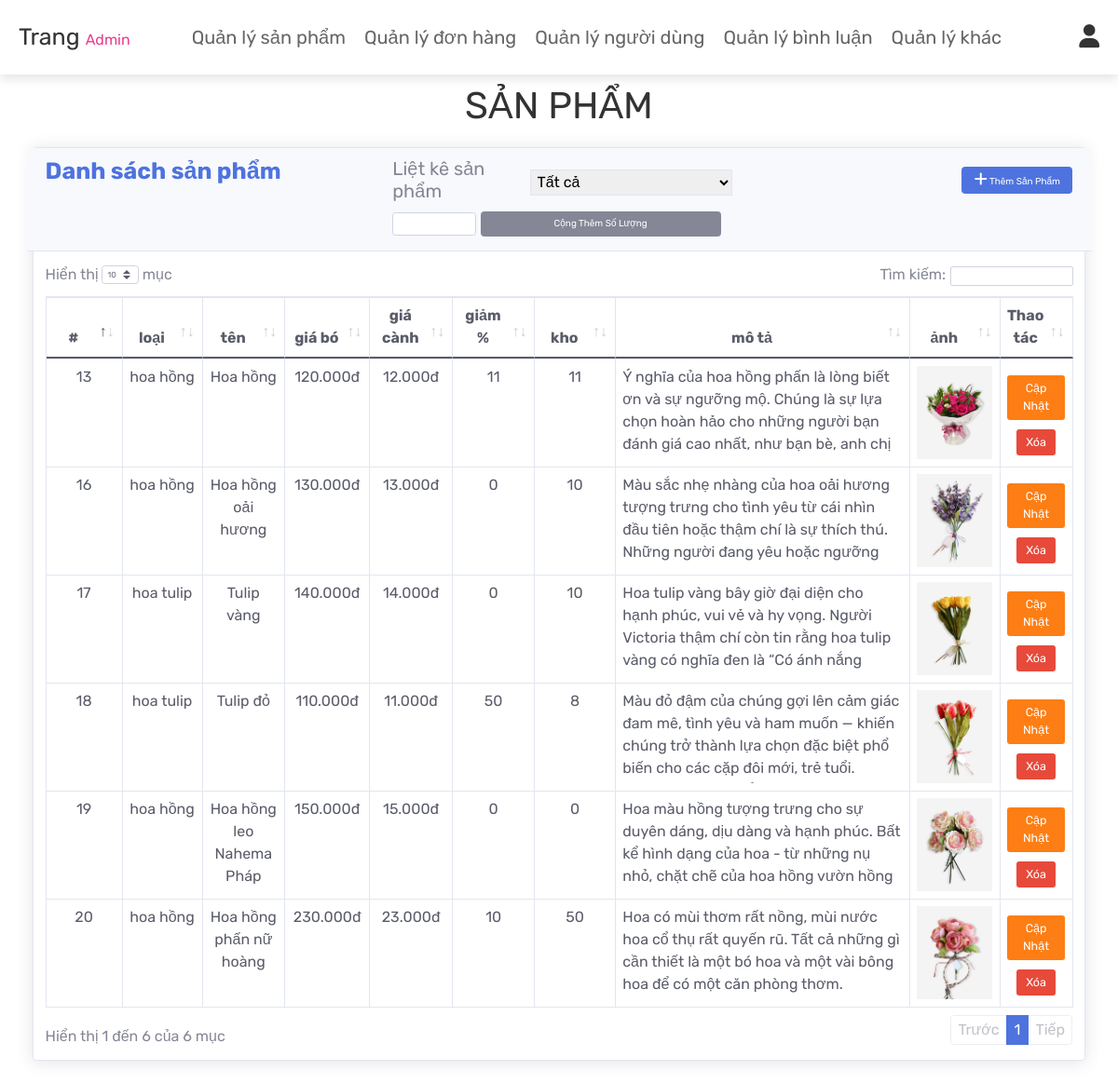
Page /admin_products.php (signed in) on the committed database.
### tables this page shows
CREATE TABLE `products` (
  `id` int(100) NOT NULL,
  `name` varchar(100) NOT NULL,
  `id_type` int(11) NOT NULL,
  `details` varchar(500) NOT NULL,
  `price` int(100) NOT NULL,
  `giacanh` int(100) NOT NULL,
  `sale_price` int(10) NOT NULL DEFAULT 0,
  `soluongkho` int(11) NOT NULL,
  `image` varchar(100) NOT NULL
);

CREATE TABLE `types` (
  `id_type` int(11) NOT NULL,
  `name_type` varchar(100) NOT NULL
);

### admin_products.php (the view, shortened to what this page needs)
<?php
@include 'config.php';
if (isset($_POST['orderbysp'])) {
   $sort = $_POST['orderbysp'];
   if ($sort == 'DUOI10') {
      $sql_lietke_sp = 'SELECT * FROM products a  JOIN types c ON a.id_type=c.id_type WHERE  a.soluongkho < 10 AND a.soluongkho >=1 ';
   }
   if ($sort == "HET") {
      $sql_lietke_sp = 'SELECT * FROM products a  JOIN types c ON a.id_type=c.id_type WHERE  a.soluongkho = 0 ';
   }
   if ($sort == "ALL") {
      $sql_lietke_sp = 'SELECT * FROM products a  JOIN types c ON a.id_type=c.id_type ';
   }
} else {
   $sql_lietke_sp = 'SELECT * FROM products a  JOIN types c ON a.id_type=c.id_type ';
}
$select_products = mysqli_query($conn, $sql_lietke_sp);
?>
<!DOCTYPE html>
<html lang="en">
<head>
   <link rel="stylesheet" href="https://cdnjs.cloudflare.com/ajax/libs/font-awesome/6.0.0/css/all.min.css">
   <link rel="stylesheet" href="css/admin_style.css">
   <link href="https://cdn.jsdelivr.net/npm/bootstrap@5.0.2/dist/css/bootstrap.min.css" rel="stylesheet">
   <link href="css/sb-admin-2.min.css" rel="stylesheet">
   <link href="vendor/datatables/dataTables.bootstrap4.min.css" rel="stylesheet">
</head>
<body>
   <?php @include 'admin_header.php'; ?>
   <section>
      <h1 class="title">Sản phẩm</h1>
      <div class="container-fluid">
         <div class="card shadow mb-4">
            <div class="card-header py-3 row">
               <h1 class="col m-0 font-weight-bold text-primary">Danh sách sản phẩm</h1>
               <div class="col">
                  <form class="form-inline row" id="formsapxepspkho" method="POST">
                     <h2 class=" col-md-5 col-sm-6">Liệt kê sản phẩm </h2>
                     <select class="p-1 border col" name="orderbysp" id="sapxepspkho">
                        <option <?php if (isset($_POST['orderbysp'])) {
                                    echo $_POST['orderbysp'] == 'ALL' ? 'selected' : '';
                                 } ?> value="ALL">Tất cả</option>
                     </select>
                  </form>
                  <form class="form-inline row" method="POST" onsubmit="return confirm('chắc chắn tăng số lượng trong kho?');">
                     <div class="form-group">
                        <input class="form-control  col-md-2 col-md-3" type="number" name="soluong" id="sl-sp-cong-them">
                        <button class="btn btn-secondary col p-2 m-2" name="capnhat-tatca">Cộng Thêm Số Lượng </button>
                     </div>
                  </form>
               </div>
               <div class="col-md-4">
                  <a href="admin_add_product.php" class="col-md-4 offset-md-8 col-sm-6 offset-sm-6 btn btn-primary ">
                     <i class="fa fa-plus"></i> Thêm sản phẩm</a>
               </div>
            </div>
            <div class="card-body">
               <div class="table-responsive">
                  <table class="table table-bordered text-dark text-center" id="dataTable" width="100%" cellspacing="0">
                     <thead>
                        <tr>
                           <th scope="col" class="col-md-1">#</th>
                           <th scope="col" class="col-md-1">loại </th>
                           <th scope="col" class="col-md-1">tên </th>
                           <th scope="col" class="col-md-1">giá bó</th>
                           <th scope="col" class="col-md-1">giá cành</th>
                           <th scope="col" class="col-md-1">giảm %</th>
                           <th scope="col" class="col-md-1">kho</th>
                           <th scope="col">mô tả</th>
                           <th scope="col" class="col-md-1">ảnh</th>
                           <th scope="col" style="width:100px;">Thao tác</th>
                        </tr>
                     </thead>
                     <tbody>
                        <?php
                        if (mysqli_num_rows($select_products) > 0) {
                           while ($fetch_products = mysqli_fetch_assoc($select_products)) {
                        ?>
                              <tr>
                                 <td>
                                    <div>
                                       <span><?php echo $fetch_products['id']; ?></span>
                                    </div>
                                 </td>
                                 <td>
                                    <span><?php echo $fetch_products['name_type'] ?? '' ?></span>
                                 </td>
                                 <td>
                                    <span><?php echo $fetch_products['name']; ?></span>
                                 </td>
                                 <td>
                                    <span><?php echo number_format($fetch_products['price'], 0, ",", ".") . "đ" ?></span>
                                 </td>
                                 <td>
                                    <span><?php echo number_format($fetch_products['giacanh'] , 0, ",", ".") . "đ" ?></span>
                                 </td>
                                 <td>
                                    <span><?php echo $fetch_products['sale_price'] ?></span>
                                 </td>
                                 <td>
                                    <span><?php echo $fetch_products['soluongkho'] ?></span>
                                 </td>
                                 <td>
                                    <p class="describe mx-auto text-start"><?php echo $fetch_products['details']; ?></p>
                                 </td>
                                 <td>
                                    <span class="text-center "><img class="image" src="uploaded_img/<?php echo $fetch_products['image']; ?>" alt="" class="image" height="100px"></span>
                                 </td>
                                 <td>
                                    <a href="admin_update_product.php?update=<?php echo $fetch_products['id']; ?>" class="option-btn btn-lg">cập nhật</a>
                                    <a href="admin_products.php?delete=<?php echo $fetch_products['id']; ?>" class="delete-btn btn-lg" onclick="return confirm('bạn chắc chắn muốn xóa sản phẩm này?');">xóa</a>
                                 </td>
                              </tr>
                        <?php
                           }
                        }
                        ?>
                     </tbody>
                  </table>
               </div>
            </div>
         </div>
      </div>
   </section>
</body>
</html>

### css/admin_style.css (style rules this page uses)
:root { --pink:#e84393; --red:#c0392b; --orange:#f39c12; --black:#333; --white:#fff; --light-color:#666; --light-white:#ccc; --light-bg:#f5f5f5; --border:.2rem solid var(--black); --box-shadow:0 .5rem 1rem rgba(0,0,0,.1); }
* { font-family: 'Rubik', sans-serif; margin:0; padding:0; font-size: medium; box-sizing: border-box; outline: none; border:none; text-decoration: none; transition:all .2s linear; }
html { font-size: 62.5%; overflow-x: hidden; scroll-behavior: smooth; scroll-padding-top: 6.5rem; }
body { background: var(--light-bg); }
section { padding:1rem 2rem; }
.title { text-align: center; margin-bottom: 2rem; color:var(--black); text-transform: uppercase; font-size: 4rem; }
.btn, .delete-btn, .option-btn { display: inline-block; border-radius: .5rem; margin-top: 1rem; font-size: 1.8rem; color:var(--white); cursor: pointer; padding:1rem 3rem; text-transform: capitalize; }
.btn { background-color: var(--pink); }
.delete-btn { background-color: var(--red); }
.option-btn { background-color: var(--orange); }
.describe { width: 300px; height: 100px; overflow: auto; margin-bottom: 0; }

### rows in the picture
products: id "13", id_type.name_type "hoa hồng", name "Hoa hồng", price "120.000", giacanh "12.000", sale_price "11", soluongkho "11", details "Ý nghĩa của hoa hồng phấn là lòng biết ơn và sự ngưỡng mộ. Chúng là sự lựa chọn hoàn hảo cho những người bạn đánh giá cao nhất, như bạn bè, anh chị…", image (picture)
products: id "16", id_type.name_type "hoa hồng", name "Hoa hồng oải hương", price "130.000", giacanh "13.000", sale_price "0", soluongkho "10", details "Màu sắc nhẹ nhàng của hoa oải hương tượng trưng cho tình yêu từ cái nhìn đầu tiên hoặc thậm chí là sự thích thú. Những người đang yêu hoặc ngưỡng…", image (picture)
products: id "17", id_type.name_type "hoa tulip", name "Tulip vàng", price "140.000", giacanh "14.000", sale_price "0", soluongkho "10", details "Hoa tulip vàng bây giờ đại diện cho hạnh phúc, vui vẻ và hy vọng. Người Victoria thậm chí còn tin rằng hoa tulip vàng có nghĩa đen là “Có ánh nắng…", image (picture)
products: id "18", id_type.name_type "hoa tulip", name "Tulip đỏ", price "110.000", giacanh "11.000", sale_price "50", soluongkho "8", details "Màu đỏ đậm của chúng gợi lên cảm giác đam mê, tình yêu và ham muốn — khiến chúng trở thành lựa chọn đặc biệt phổ biến cho các cặp đôi mới, trẻ tuổi.…", image (picture)
products: id "19", id_type.name_type "hoa hồng", name "Hoa hồng leo Nahema Pháp", price "150.000", giacanh "15.000", sale_price "0", soluongkho "0", details "Hoa màu hồng tượng trưng cho sự duyên dáng, dịu dàng và hạnh phúc. Bất kể hình dạng của hoa - từ những nụ nhỏ, chặt chẽ của hoa hồng vườn hồng…", image (picture)
products: id "20", id_type.name_type "hoa hồng", name "Hoa hồng phấn nữ hoàng", price "230.000", giacanh "23.000", sale_price "10", soluongkho "50", details "Hoa có mùi thơm rất nồng, mùi nước hoa cổ thụ rất quyến rũ. Tất cả những gì cần thiết là một bó hoa và một vài bông hoa để có một căn phòng thơm.", image (picture)
